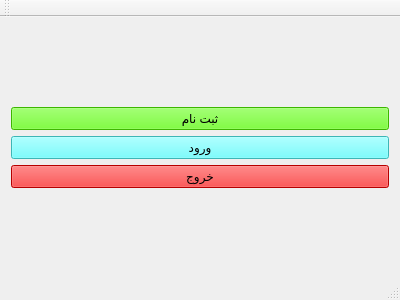
<?xml version="1.0" encoding="UTF-8"?>
<ui version="4.0">
 <class>MainWindow</class>
 <widget class="QMainWindow" name="MainWindow">
  <property name="geometry">
   <rect>
    <x>0</x>
    <y>0</y>
    <width>400</width>
    <height>300</height>
   </rect>
  </property>
  <property name="windowTitle">
   <string>MainWindow</string>
  </property>
  <widget class="QWidget" name="centralWidget">
   <layout class="QGridLayout" name="gridLayout">
    <item row="1" column="0">
     <widget class="QPushButton" name="pushButton_1">
      <property name="styleSheet">
       <string notr="true">background-color: rgb(85, 255, 0);
font: 10pt &quot;MS Shell Dlg 2&quot;;</string>
      </property>
      <property name="text">
       <string>ثبت نام</string>
      </property>
     </widget>
    </item>
    <item row="2" column="0">
     <widget class="QPushButton" name="pushButton_2">
      <property name="styleSheet">
       <string notr="true">background-color: rgb(85, 255, 255);
font: 10pt &quot;MS Shell Dlg 2&quot;;</string>
      </property>
      <property name="text">
       <string>ورود</string>
      </property>
     </widget>
    </item>
    <item row="0" column="0">
     <spacer name="verticalSpacer_1">
      <property name="orientation">
       <enum>Qt::Vertical</enum>
      </property>
      <property name="sizeHint" stdset="0">
       <size>
        <width>20</width>
        <height>40</height>
       </size>
      </property>
     </spacer>
    </item>
    <item row="3" column="0">
     <widget class="QPushButton" name="pushButton_3">
      <property name="styleSheet">
       <string notr="true">background-color: rgb(255, 0, 0);
font: 10pt &quot;MS Shell Dlg 2&quot;;</string>
      </property>
      <property name="text">
       <string>خروج</string>
      </property>
     </widget>
    </item>
    <item row="4" column="0">
     <spacer name="verticalSpacer_2">
      <property name="orientation">
       <enum>Qt::Vertical</enum>
      </property>
      <property name="sizeHint" stdset="0">
       <size>
        <width>20</width>
        <height>40</height>
       </size>
      </property>
     </spacer>
    </item>
   </layout>
  </widget>
  <widget class="QMenuBar" name="menuBar">
   <property name="geometry">
    <rect>
     <x>0</x>
     <y>0</y>
     <width>400</width>
     <height>17</height>
    </rect>
   </property>
  </widget>
  <widget class="QToolBar" name="mainToolBar">
   <attribute name="toolBarArea">
    <enum>TopToolBarArea</enum>
   </attribute>
   <attribute name="toolBarBreak">
    <bool>false</bool>
   </attribute>
  </widget>
  <widget class="QStatusBar" name="statusBar"/>
 </widget>
 <layoutdefault spacing="6" margin="11"/>
 <resources/>
 <connections/>
</ui>
